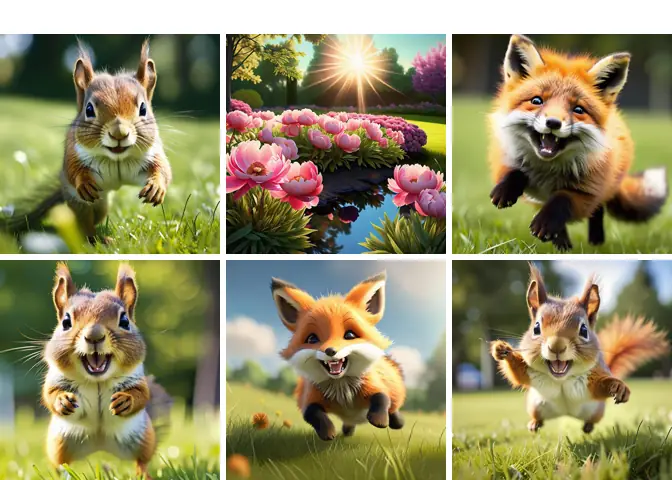
#> input picture tmp/c1.png, 672 x 480 px
$ python mask2.py c1.png c2.png
#> lines starting #> are read from the running program, lines starting #| are printed output that depends on the picture; after the words box and inside, x2 and y2 are one past the last pixel; in counts of white or black regions, pixels touching at a corner belong together

import sys
from PIL import Image
import numpy as np
src,dst=sys.argv[1],sys.argv[2]
im=Image.open(src).convert("RGB")
#> im is the input picture: PIL image 672x480 RGB; mean R, G, B 144.9, 140.1, 102.7
a=np.asarray(im).astype(np.float32)
H,W,_=a.shape
#> H = 480; W = 672
th,tw=H//2,W//3
#> th = 240; tw = 224
tiles=[]
for r in range(2):
    for c in range(3):
        t=a[r*th:(r+1)*th, c*tw:(c+1)*tw]
        lum=t.mean(axis=2)
        thr=np.percentile(lum,12)
        mask=(lum<=thr).astype(np.uint8)*255
        tiles.append(Image.fromarray(255-mask).resize((tw*2,th*2),Image.NEAREST))
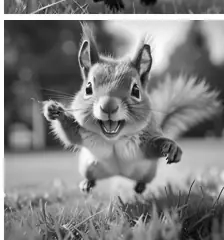
#> lum: shape (240, 224) float32; min 0.667, max 255, mean 128.4
#> after the loop, tiles = 6 items
Wt,Ht=tiles[0].size
#> Wt = 448; Ht = 480
comp=Image.new("L",(Wt*3+20,Ht*2+10),255)
#> comp: PIL image 1364x970 L; every value is 255
for i,t in enumerate(tiles): comp.paste(t,((i%3)*(Wt+10),(i//3)*(Ht+10)))
#> this loop made 6 passes
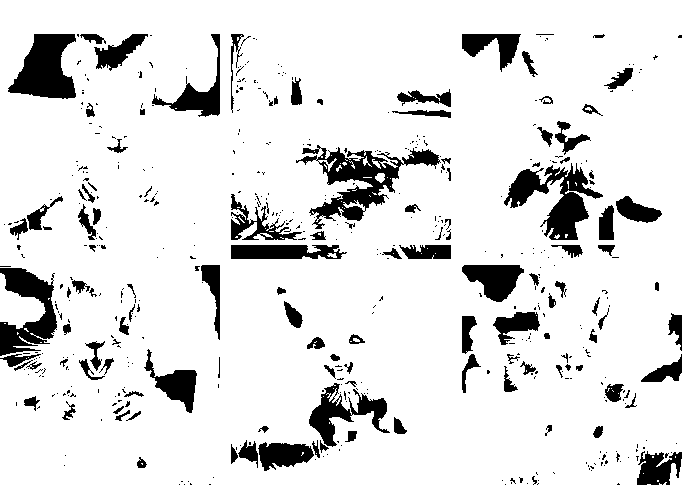
#> comp: PIL image 1364x970 L (shown at 1/2 size); 88.2% white; 508 black regions (282 under 20 px), largest, box (x1, y1, x2, y2) and area: (592, 290, 882, 458) 14800, (1008, 326, 1206, 480) 12092, (16, 68, 152, 198) 11388
comp.save(dst); print("ok",comp.size)
#| ok (1364, 970)

$ run again, on tmp/cap2.png
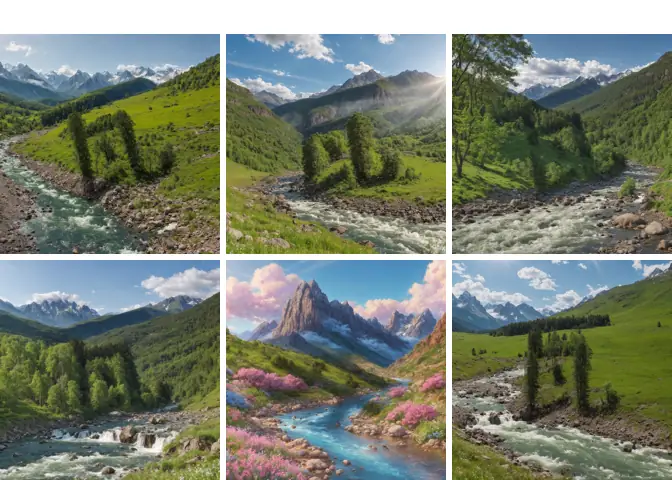
#> input picture tmp/cap2.png, 672 x 480 px
#> im is the input picture: PIL image 672x480 RGB; mean R, G, B 122.1, 129.8, 115.2
#> after the loop `for r in range(2):`:
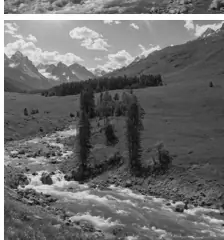
#> lum: shape (240, 224) float32; min 8.33, max 255, mean 110.2
#> after the loop `for r in range(2):`: tiles = 6 items
#> the loop `for i,t in enumerate(tiles): comp.paste(t,((i%3)*(Wt+10),(i//3)*(Ht+10..` made 6 passes
#> after the loop `for i,t in enumerate(tiles): comp.paste(t,((i%3)*(Wt+10),(i//3)*(Ht+10..`:
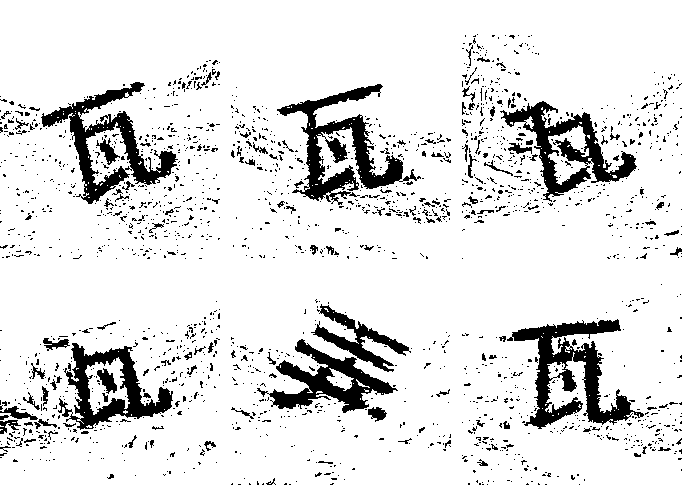
#> comp: PIL image 1364x970 L (shown at 1/2 size); 88.2% white; 1942 black regions (1298 under 20 px), largest, box (x1, y1, x2, y2) and area: (1014, 638, 1288, 858) 20332, (554, 168, 842, 410) 19612, (82, 164, 356, 408) 17152
#| ok (1364, 970)
